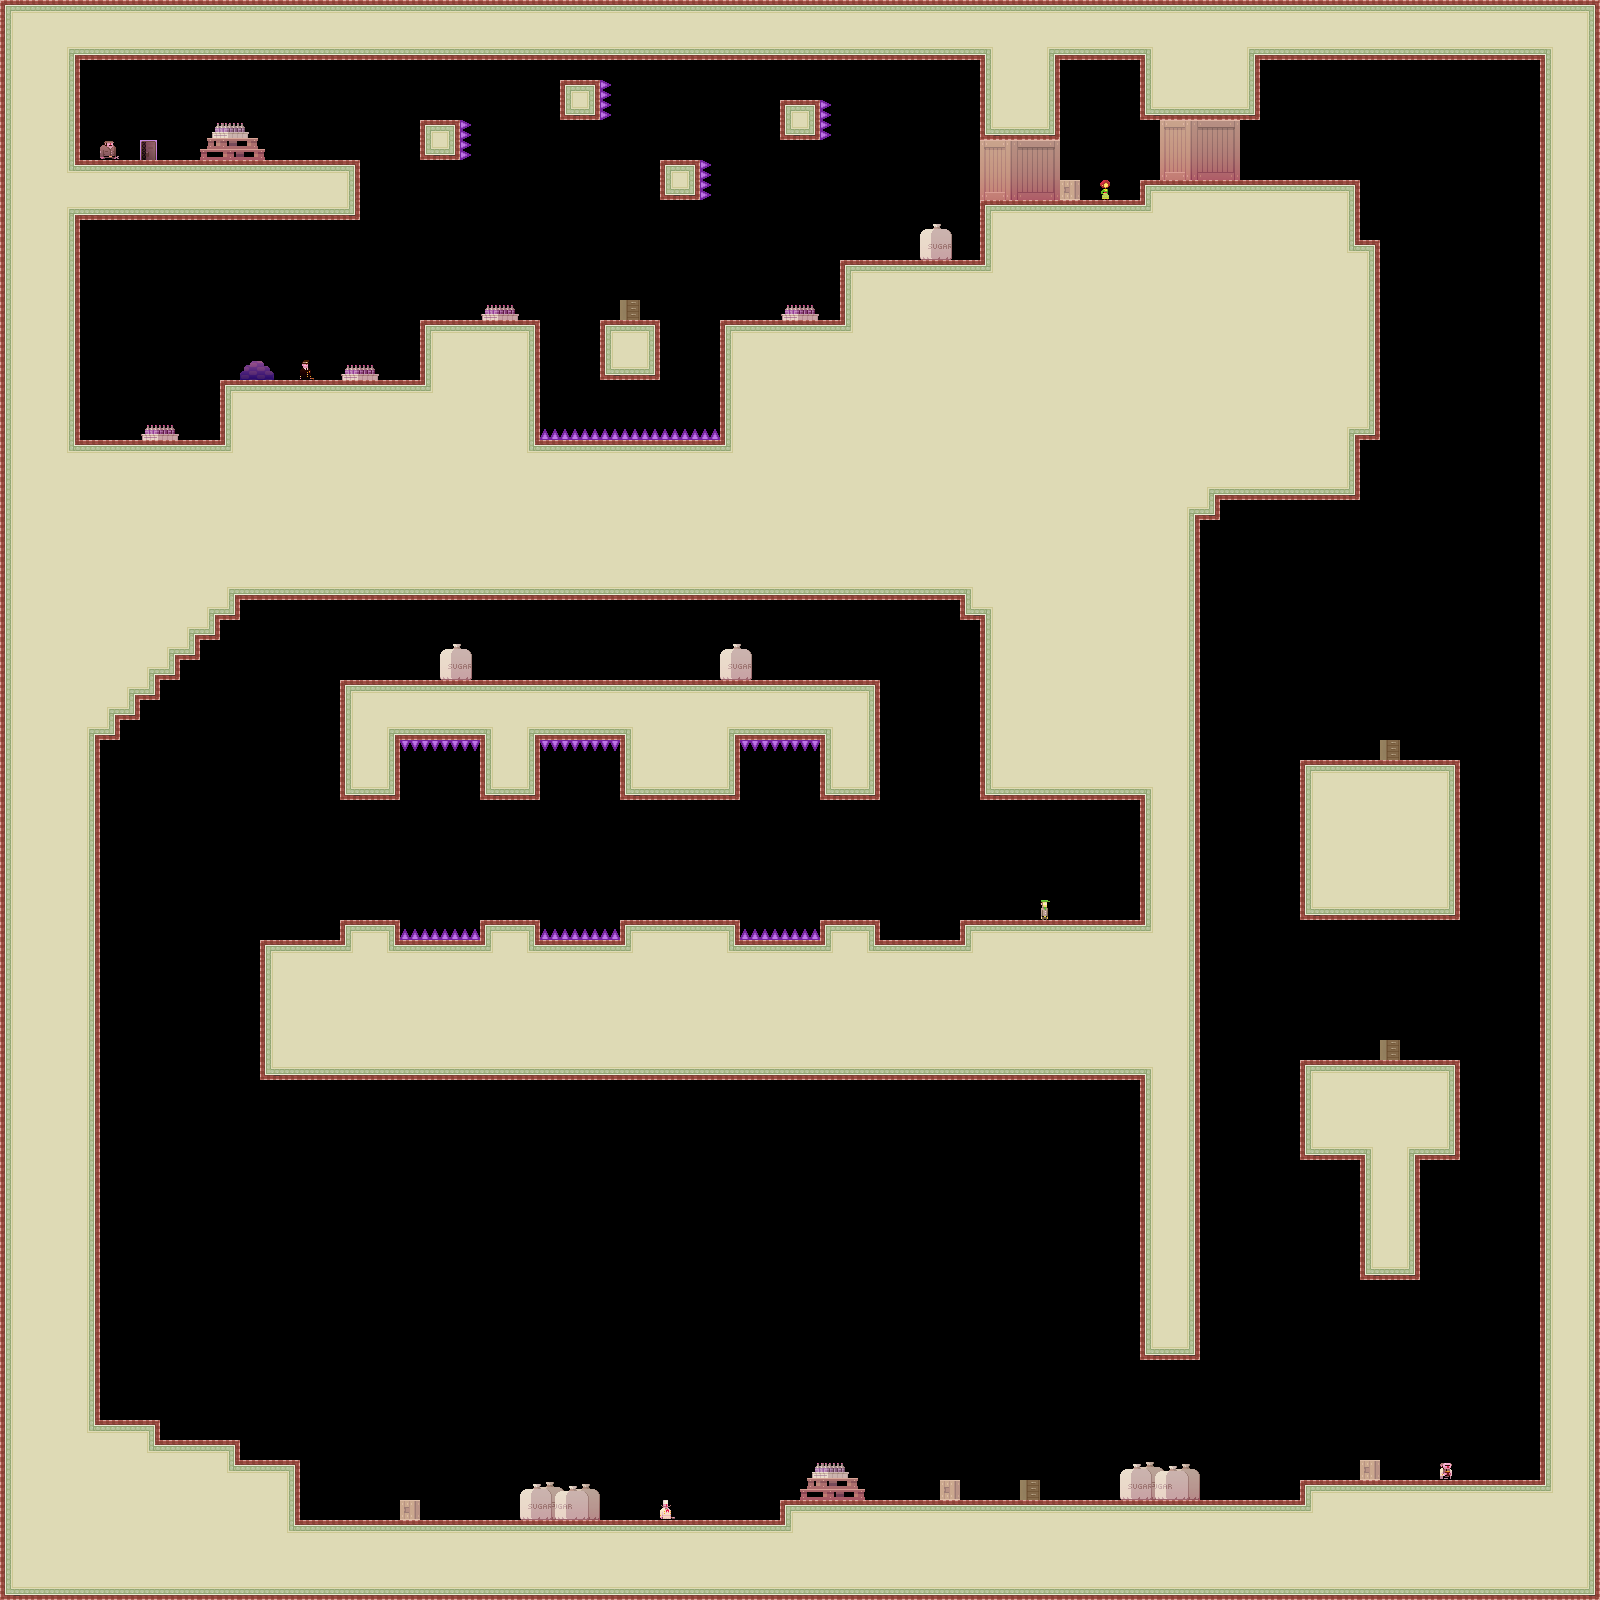

A level layout from a 2D game, rendered from its tile map. Below: a short description, then the map file with tile-grid data replaced by summaries:
An orthogonal 80x80 tile map with 20x20 px tiles, 1 tile layer (bg) and 10 objects.

<map version="1.0" orientation="orthogonal" renderorder="right-down" width="80" height="80" tilewidth="20" tileheight="20" nextobjectid="11">
 <tileset firstgid="1" name="tiles_sydney" tilewidth="20" tileheight="20" tilecount="400">
  <image source="../../../../../SuperLemonadeFactoryPartTwoContent/Lemonade/tiles_sydney.png" width="400" height="400" />
  <terraintypes>
   <terrain name="regularBlocks" tile="-1" />
  </terraintypes>
  <tile id="8" terrain=",,,0" />
  <tile id="9" terrain=",,0,0" />
  <tile id="10" terrain=",,0,0" />
  <tile id="11" terrain=",,0,0" />
  <tile id="12" terrain=",,0,0" />
  <tile id="13" terrain=",,0,0" />
  <tile id="14" terrain=",,0," />
  <tile id="15" terrain="0,0,0," />
  <tile id="16" terrain="0,0,,0" />
  <tile id="28" terrain=",0,,0" />
  <tile id="34" terrain="0,,0," />
  <tile id="35" terrain="0,,0,0" />
  <tile id="36" terrain=",0,0,0" />
  <tile id="48" terrain=",0,,0" />
  <tile id="54" terrain="0,,0," />
  <tile id="68" terrain=",0,,0" />
  <tile id="74" terrain="0,,0," />
  <tile id="88" terrain=",0,,0" />
  <tile id="94" terrain="0,,0," />
  <tile id="108" terrain=",0,,0" />
  <tile id="114" terrain="0,,0," />
  <tile id="128" terrain=",0,," />
  <tile id="129" terrain="0,0,," />
  <tile id="130" terrain="0,0,," />
  <tile id="131" terrain="0,0,," />
  <tile id="132" terrain="0,0,," />
  <tile id="133" terrain="0,0,," />
  <tile id="134" terrain="0,,," />
  <tile id="194" terrain="0,0,0,0" />
  <tile id="356">
   <properties>
    <property name="LargeCrate" value="" />
   </properties>
  </tile>
  <tile id="380">
   <properties>
    <property name="Andre" value="" />
   </properties>
  </tile>
  <tile id="381">
   <properties>
    <property name="Liselot" value="" />
   </properties>
  </tile>
  <tile id="382">
   <properties>
    <property name="Amsterdaam" value="" />
   </properties>
  </tile>
  <tile id="383">
   <properties>
    <property name="Worker" value="" />
   </properties>
  </tile>
  <tile id="384">
   <properties>
    <property name="Inspector" value="" />
   </properties>
  </tile>
  <tile id="385">
   <properties>
    <property name="Chef" value="" />
   </properties>
  </tile>
  <tile id="386">
   <properties>
    <property name="Exit" value="" />
   </properties>
  </tile>
  <tile id="387">
   <properties>
    <property name="Trampoline" value="" />
   </properties>
  </tile>
  <tile id="388">
   <properties>
    <property name="SmallCrate" value="" />
   </properties>
  </tile>
  <tile id="389">
   <properties>
    <property name="SugarBag" value="" />
   </properties>
  </tile>
 </tileset>
 <layer name="bg" width="80" height="80">
  <data>[6400 cells, 3134 non-empty, 80 distinct tile ids]</data>
 </layer>
 <objectgroup name="boxes">
  <object id="1" x="440" y="740">
   <polyline points="0,0 0,180" />
  </object>
  <object id="2" x="580" y="740">
   <polyline points="0,0 0,180" />
  </object>
  <object id="3" x="780" y="740">
   <polyline points="0,0 0,180" />
  </object>
  <object id="4" x="300" y="800">
   <polyline points="0,0 0,-140 620,-140 620,0" />
  </object>
  <object id="5" x="160" y="940">
   <polyline points="0,0 0,400 180,400 180,480" />
  </object>
  <object id="6" x="1400" y="180">
   <polyline points="0,0 20,0 20,400 -140,400 -140,1240" />
  </object>
  <object id="7" x="1380" y="740">
   <polyline points="0,0 120,0 120,300 -120,300 -120,0 0,0" />
  </object>
  <object id="8" x="1400" y="1420">
   <polyline points="0,0 100,0 100,-440 -140,-440 -140,0 0,0" />
  </object>
  <object id="9" x="1500" y="180">
   <polyline points="0,0 0,560 -240,560" />
  </object>
  <object id="10" x="404" y="159">
   <polyline points="0,18 96,19 129,54 319,53 381,78 421,79" />
  </object>
 </objectgroup>
</map>
